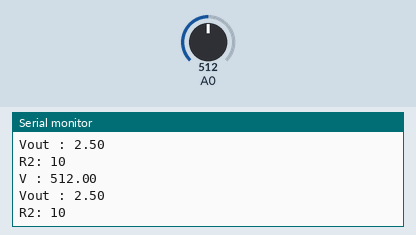
The sketch below on a simulated Arduino Uno, built with avr-gcc and run on an emulated ATmega328P. Shown: the last lines printed to the serial monitor. The inputs (shaded band) are chosen by the test bench; at power-on: A0 = 512.

Above: at 1.8 s.
1.9 s: A0 set to 716
At 2.6 s:
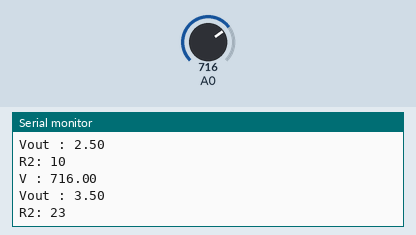
3.4 s: A0 set to 900
At 4.8 s:
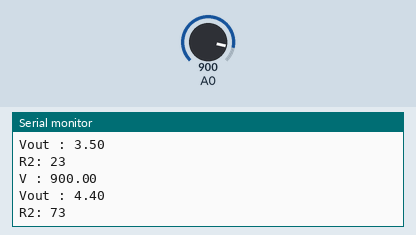
Timing chart, 0 to 6.4 s (numbered marks = the images above; inputs shaded):
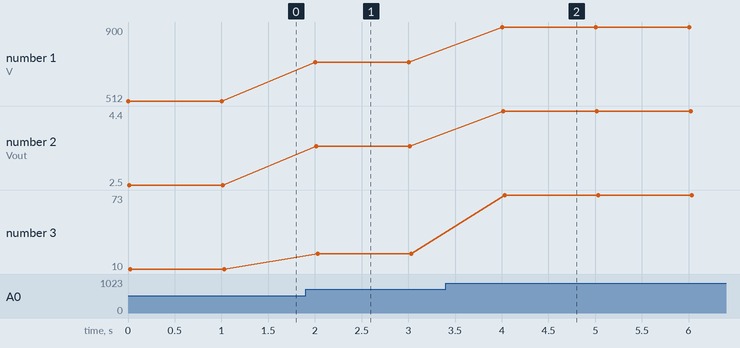

Measured:
- after the input at 1.9 s, the serial monitor: prints a new line after 0.10 s (image 1)
- after the input at 3.4 s, the serial monitor: prints a new line after 0.61 s (image 2)
- plotted number 1: 512 → 716 after the input at 1.9 s, 716 → 900 after the input at 3.4 s
- plotted number 2: 2.5 → 3.5 after the input at 1.9 s, 3.5 → 4.4 after the input at 3.4 s
- plotted number 3: 10 → 23 after the input at 1.9 s, 23 → 73 after the input at 3.4 s

The sketch:

PROJECT_INDRA_WARDI_4211501020.ino
```cpp
float V;
float Vin  = 5;
float Vout = 0;
float R1= 10;
int R2= 0;

void setup()
{
  Serial.begin(9600);
}

void loop()
{
  V= analogRead(A0);
  Serial.print("V : ");
  Serial.println(V);
  Vout= (V*Vin)/1023;
  Serial.print("Vout : ");
  Serial.println(Vout);

  R2= (Vout*R1)/(Vin-Vout);

  Serial.print("R2: ");

  Serial.println(R2);

  delay(1000);

}
```
